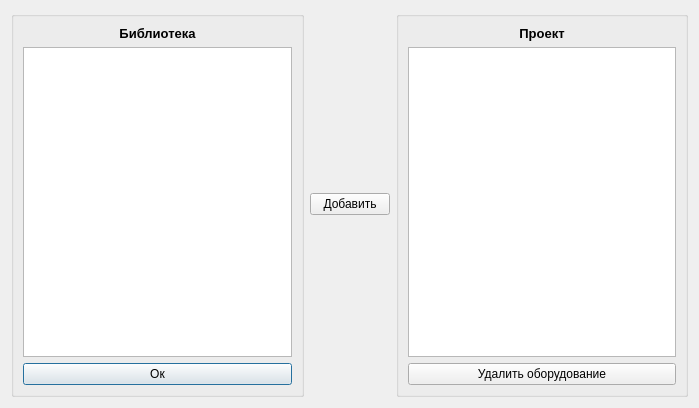
<?xml version="1.0" encoding="UTF-8"?>
<ui version="4.0">
 <class>Library</class>
 <widget class="QDialog" name="Library">
  <property name="geometry">
   <rect>
    <x>0</x>
    <y>0</y>
    <width>699</width>
    <height>408</height>
   </rect>
  </property>
  <property name="sizePolicy">
   <sizepolicy hsizetype="Fixed" vsizetype="Preferred">
    <horstretch>0</horstretch>
    <verstretch>0</verstretch>
   </sizepolicy>
  </property>
  <property name="windowTitle">
   <string>Доступные оборудования</string>
  </property>
  <property name="windowIcon">
   <iconset resource="resource.qrc">
    <normaloff>:/rec/img/add.png</normaloff>:/rec/img/add.png</iconset>
  </property>
  <layout class="QGridLayout" name="gridLayout_3">
   <item row="0" column="0">
    <layout class="QHBoxLayout" name="horizontalLayout_2">
     <item>
      <widget class="QGroupBox" name="groupBox">
       <property name="sizePolicy">
        <sizepolicy hsizetype="Preferred" vsizetype="Preferred">
         <horstretch>0</horstretch>
         <verstretch>0</verstretch>
        </sizepolicy>
       </property>
       <property name="title">
        <string/>
       </property>
       <layout class="QGridLayout" name="gridLayout">
        <item row="0" column="0">
         <layout class="QHBoxLayout" name="horizontalLayout_3">
          <item>
           <layout class="QVBoxLayout" name="verticalLayout_2">
            <item>
             <layout class="QVBoxLayout" name="verticalLayout">
              <item>
               <widget class="QLabel" name="label_3">
                <property name="text">
                 <string>&lt;html&gt;&lt;head/&gt;&lt;body&gt;&lt;p align=&quot;center&quot;&gt;&lt;span style=&quot; font-size:10pt; font-weight:600;&quot;&gt;Библиотека&lt;/span&gt;&lt;/p&gt;&lt;/body&gt;&lt;/html&gt;</string>
                </property>
               </widget>
              </item>
              <item>
               <widget class="QListWidget" name="ListWidgetsLibrary"/>
              </item>
             </layout>
            </item>
            <item>
             <layout class="QHBoxLayout" name="horizontalLayout">
              <item>
               <widget class="QPushButton" name="pushOk">
                <property name="sizePolicy">
                 <sizepolicy hsizetype="Preferred" vsizetype="Fixed">
                  <horstretch>0</horstretch>
                  <verstretch>0</verstretch>
                 </sizepolicy>
                </property>
                <property name="text">
                 <string>Ок</string>
                </property>
               </widget>
              </item>
             </layout>
            </item>
           </layout>
          </item>
         </layout>
        </item>
       </layout>
      </widget>
     </item>
     <item>
      <widget class="QPushButton" name="pushAdd">
       <property name="sizePolicy">
        <sizepolicy hsizetype="Fixed" vsizetype="Fixed">
         <horstretch>0</horstretch>
         <verstretch>0</verstretch>
        </sizepolicy>
       </property>
       <property name="text">
        <string>Добавить</string>
       </property>
      </widget>
     </item>
     <item>
      <widget class="QGroupBox" name="groupBox_2">
       <property name="sizePolicy">
        <sizepolicy hsizetype="Preferred" vsizetype="Preferred">
         <horstretch>0</horstretch>
         <verstretch>0</verstretch>
        </sizepolicy>
       </property>
       <property name="title">
        <string/>
       </property>
       <layout class="QGridLayout" name="gridLayout_2">
        <item row="0" column="0">
         <layout class="QVBoxLayout" name="verticalLayout_3">
          <item>
           <widget class="QLabel" name="label">
            <property name="text">
             <string>&lt;html&gt;&lt;head/&gt;&lt;body&gt;&lt;p align=&quot;center&quot;&gt;&lt;span style=&quot; font-size:10pt; font-weight:600;&quot;&gt;Проект&lt;/span&gt;&lt;/p&gt;&lt;/body&gt;&lt;/html&gt;</string>
            </property>
           </widget>
          </item>
          <item>
           <widget class="QListWidget" name="ListWidgetsProject"/>
          </item>
          <item>
           <widget class="QPushButton" name="pushDelete">
            <property name="sizePolicy">
             <sizepolicy hsizetype="Preferred" vsizetype="Fixed">
              <horstretch>0</horstretch>
              <verstretch>0</verstretch>
             </sizepolicy>
            </property>
            <property name="text">
             <string>Удалить оборудование</string>
            </property>
           </widget>
          </item>
         </layout>
        </item>
       </layout>
      </widget>
     </item>
    </layout>
   </item>
  </layout>
 </widget>
 <resources>
  <include location="resource.qrc"/>
 </resources>
 <connections/>
</ui>
